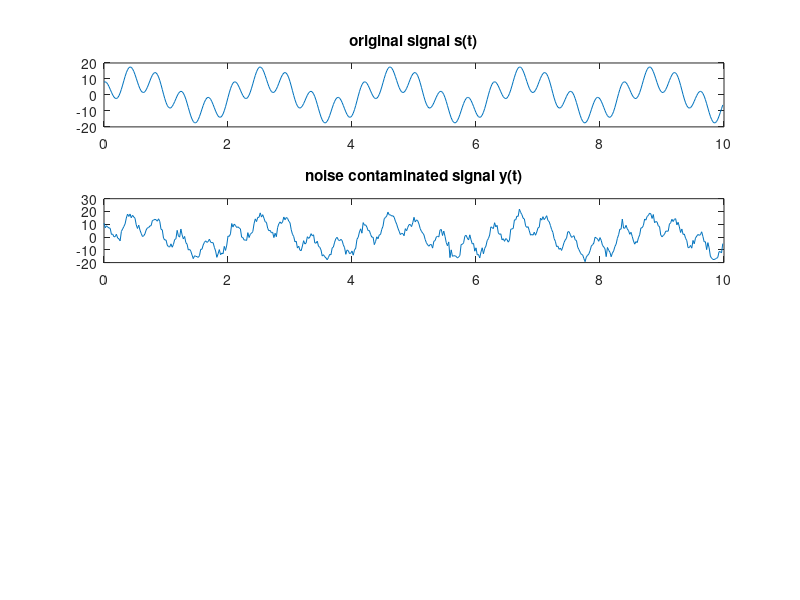

MATLAB code for this plot: (Note: this script raises an error after producing the figure.)
function [] = dsp_project_lasso()
global A; global y;
%M is the length of the signal.
M=500; 

%N is the sampling points in freq domain.
N=1000;

%t0 is the sampling interval.
t0=0.02;
%%
%t is the sampling points.
t=0:0.02:(M-1)*0.02;

%s is the pure signal.
s=10*sin(3*t)+8*cos(15*t);

%plot the original signal.
subplot(4,1,1);

plot(t,s);
title('original signal s(t)');
%%
%w is the gaussian noise.
gaussian_mean=0.5; gaussian_sigma=2;
w=normrnd(gaussian_mean,gaussian_sigma,1,M);
y=s+w;

%plot the noise-contaminated signal.
subplot(4,1,2);

plot(t,y);
title('noise contaminated signal y(t)');

%generate the observation matrix(DFT matrix) (M*N).
A=dftmtx(N);
A=A(1:M,:);

%%
%prepare to solve the lasso optimization problem using fminunc.
y=y';
c_init=rand(N,1);
options = optimoptions('fminunc','Display','iter-detailed','Algorithm','quasi-newton');
[c,fval,exitflag]=fminunc(@code_opt,c_init,options);
%%
%plot the reconstructed singal.
y_re=(A*c)';
subplot(4,1,3);
plot(t,y_re);
title('reconstructed signal');

%plot the residual.
res=abs(s-y_re);
subplot(4,1,4);
plot(t,res);
title('error');
end

%%
function f=code_opt(c_now)
  global y; global A;
  residual=y-A*c_now;
  lamda=1;
  f=norm(residual,2)+lamda*norm(c_now,1); %using L2-norm will cause overfitting problem
end

